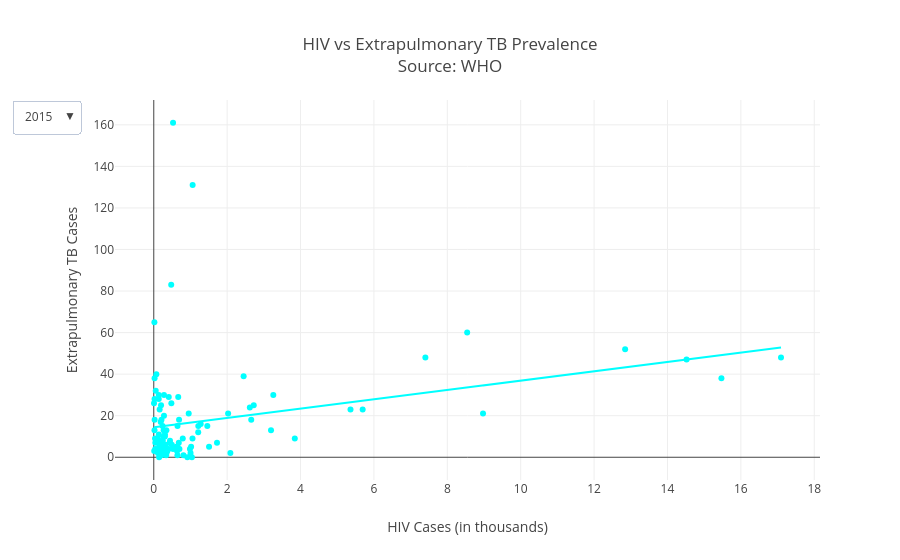

The cell this chart's notebook holds for it:
### Code cell
###############################################################################
TITLE = 'HIV vs Extrapulmonary TB Prevalence'
XAXIS = 'HIV Cases (in thousands)'
YAXIS = 'Extrapulmonary TB Cases'
###########################################################################

scatter_data = get_data_by_year_list([2015, 2010, 2005, 2000], dfpul_combined)
create_x_vs_y_scatter('hiv_cases_100k', 'extrapulm_tb_cases_100k', scatter_data, XAXIS, YAXIS, TITLE)
